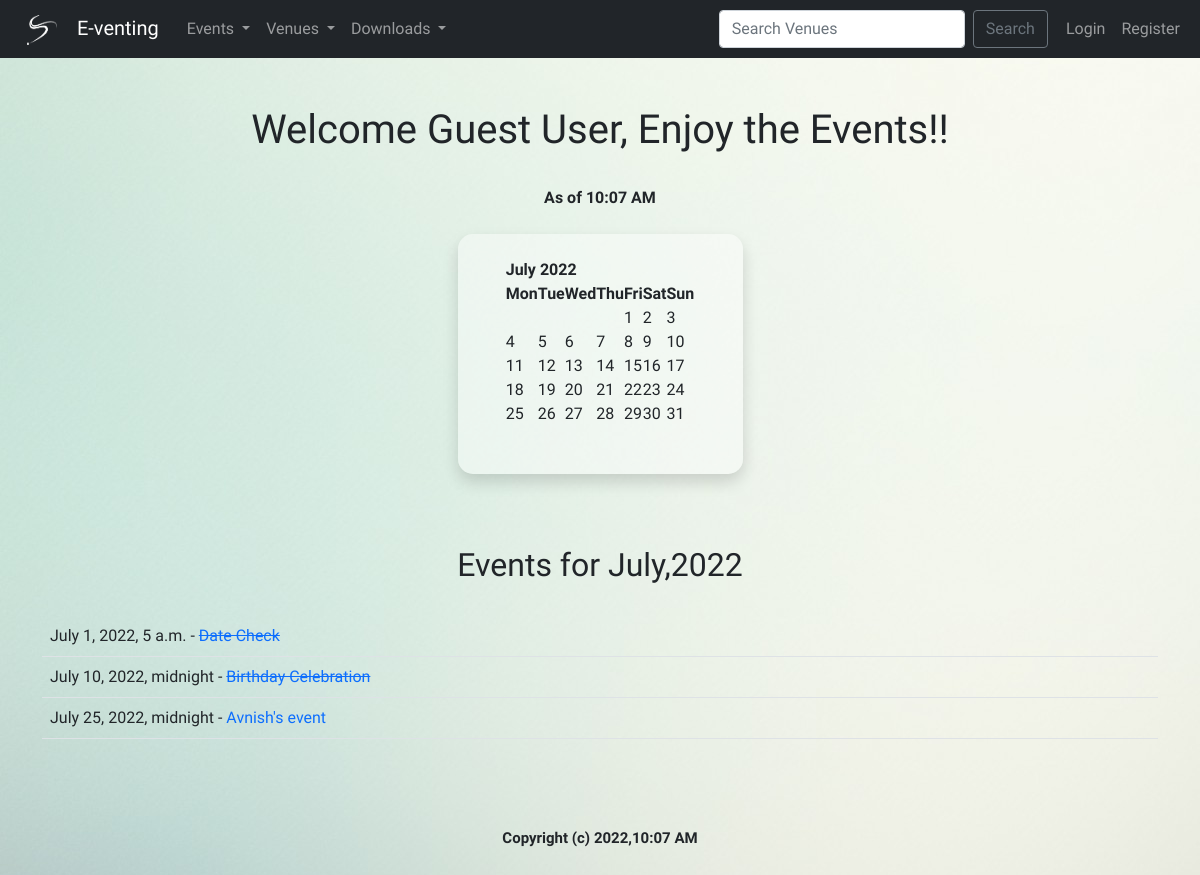
The page / on the database its author committed.
### events/models.py (models this page shows)
class Event(models.Model):
    name = models.CharField('Event Name', max_length=120)
    event_date = models.DateTimeField('Event Date')
    venue = models.ForeignKey(Venue, blank=True, null=True, on_delete=models.CASCADE)
    manager = models.ForeignKey(User, blank=True, null=True, on_delete=models.SET_NULL,related_name='manager')
    description = models.TextField(blank=True)
    attendees = models.ManyToManyField(Attendee, blank=True)
    approved = models.BooleanField(default=False)
    def __str__(self):
        return self.name
    @property
    def Days_till(self):
        today = date.today()
        days_till = self.event_date.date() - today
        days_till_stripped = str(days_till).split(',', 1)[0]
        return days_till_stripped
    @property
    def Is_past(self):
        today = date.today()
        if self.event_date.date() > today:
            occurred = 'Future'
        else:
            occurred = 'Past'
        return occurred

### events/views.py (the view)
# urls.py: 2. Add a URL to urlpatterns:  path('', views.home, name='home')
def home(request, year=datetime.now().year, month=datetime.now().strftime('%B')):
    if request.user.is_authenticated:
        name = User.objects.get(pk=request.user.id).first_name
    else:
        name = 'Guest User'
    month = month.capitalize()
    month_number = int(list(calendar.month_name).index(month))
    cal = HTMLCalendar().formatmonth(year, month_number)
    now = datetime.now()
    current_year = now.year
    time = now.strftime('%I:%M %p')
    event_list = Event.objects.filter(
        event_date__year=year,
        event_date__month=month_number
    ).order_by('event_date')
    return render(request, 'events/home.html', {
        "name": name,
        "year": year,
        "month": month,
        "month_number": month_number,
        "cal": cal,
        "current_year": current_year,
        "time": time,
        "event_list": event_list,
    })

### events/templates/events/home.html (shortened to what this page needs)
{% extends 'events/base.html' %}
{% block content %}
    <center>
    <br>
    <h1>Welcome {{ name|title }}, Enjoy the Events!!</h1>
    <br><strong>As of {{time}} </strong><br><br>
    <div class="shadow p-4 mb-4" style="border-radius: 15px; width:22%; min-width:285px; min-height:240px; background-color: rgba(255,255,255,.40); border:none;">
        {{ cal|safe }}
    </div>
    <br><br>
    {% if event_list %}
        <h2>Events for {{ month }},{{ year }}</h2><br>
    </center>
        <table class="table table-hover">
            {% for event in event_list %}
            {% if event.approved %}
                <tr>
                    <td>
                        {{event.event_date}} -
                        <a href="{% url 'show-event' event.id%}" style="text-decoration: none;">
                            {% if event.Is_past == 'Past' %}
                                <del>{{event}}</del>
                            {% else %}
                                {{event}}
                            {%endif%}
                        </a>
                    </td>
                    {%if user.is_authenticated and user == event.manager %}
                    <td align='right'>
                        <a href="{% url 'update-event' event.id%}" class="btn btn-outline-secondary btn-sm">Update</a>
                        <a href="{% url 'delete-event' event.id%}" class="btn btn-outline-danger btn-sm">Delete</a>
                    </td>
                    {% else %}
                        <td align='right'/>
                    {% endif %}
                </tr>
                {% endif %}
            {% endfor %}
        </table>
    {% else %}
        <strong>No events this month...</strong>
    {% endif %}
    <center>
    <br><br><br>
    <div style="font-size:15px;"><strong>Copyright (c) {{current_year}},{{time}}</strong></div>
    <br><br>
    </center>
{% endblock %}

### events/static/events/style.css (style rules this page uses)
body { background: url("images/bg.jpg") no-repeat fixed; }

### rows shown on the page
Event: event_date "July 1, 2022, 5 a.m.", name "Date Check"
Event: event_date "July 10, 2022, midnight", name "Birthday Celebration"
Event: event_date "July 25, 2022, midnight", name "Avnish's event"

### other values the page prints
{{ name|title }} "Guest User"
{{ cal|safe }} "July 2022 Mon Tue Wed Thu Fri Sat Sun 1 2 3 4 5 6 7 8 9 10 11 12 13 14 15 16 17 18 19 20 21 22 23 24 25 26 27 28 29 30 31"
{{ month }} "July"
